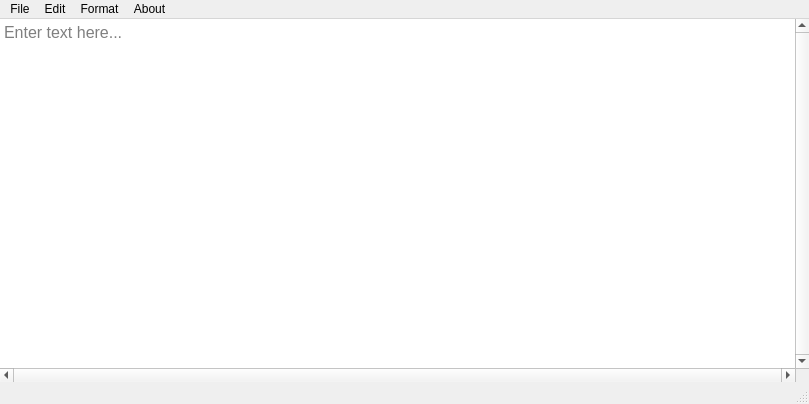
<?xml version="1.0" encoding="UTF-8"?>
<ui version="4.0">
 <class>MainWindow</class>
 <widget class="QMainWindow" name="MainWindow">
  <property name="geometry">
   <rect>
    <x>0</x>
    <y>0</y>
    <width>809</width>
    <height>404</height>
   </rect>
  </property>
  <property name="sizePolicy">
   <sizepolicy hsizetype="Preferred" vsizetype="Preferred">
    <horstretch>0</horstretch>
    <verstretch>0</verstretch>
   </sizepolicy>
  </property>
  <property name="windowTitle">
   <string>Untitled - qNotepad</string>
  </property>
  <widget class="QWidget" name="centralwidget">
   <property name="sizePolicy">
    <sizepolicy hsizetype="Ignored" vsizetype="Ignored">
     <horstretch>0</horstretch>
     <verstretch>0</verstretch>
    </sizepolicy>
   </property>
   <property name="autoFillBackground">
    <bool>true</bool>
   </property>
   <layout class="QHBoxLayout" name="horizontalLayout">
    <property name="leftMargin">
     <number>0</number>
    </property>
    <property name="topMargin">
     <number>0</number>
    </property>
    <property name="rightMargin">
     <number>0</number>
    </property>
    <property name="bottomMargin">
     <number>0</number>
    </property>
    <item>
     <widget class="QTextEdit" name="textEdit">
      <property name="sizePolicy">
       <sizepolicy hsizetype="Ignored" vsizetype="Ignored">
        <horstretch>0</horstretch>
        <verstretch>0</verstretch>
       </sizepolicy>
      </property>
      <property name="minimumSize">
       <size>
        <width>0</width>
        <height>0</height>
       </size>
      </property>
      <property name="sizeIncrement">
       <size>
        <width>0</width>
        <height>0</height>
       </size>
      </property>
      <property name="baseSize">
       <size>
        <width>0</width>
        <height>0</height>
       </size>
      </property>
      <property name="font">
       <font>
        <pointsize>12</pointsize>
       </font>
      </property>
      <property name="layoutDirection">
       <enum>Qt::LayoutDirection::LeftToRight</enum>
      </property>
      <property name="autoFillBackground">
       <bool>true</bool>
      </property>
      <property name="locale">
       <locale language="English" country="UnitedStates"/>
      </property>
      <property name="frameShape">
       <enum>QFrame::Shape::NoFrame</enum>
      </property>
      <property name="verticalScrollBarPolicy">
       <enum>Qt::ScrollBarPolicy::ScrollBarAlwaysOn</enum>
      </property>
      <property name="horizontalScrollBarPolicy">
       <enum>Qt::ScrollBarPolicy::ScrollBarAlwaysOn</enum>
      </property>
      <property name="sizeAdjustPolicy">
       <enum>QAbstractScrollArea::SizeAdjustPolicy::AdjustToContentsOnFirstShow</enum>
      </property>
      <property name="documentTitle">
       <string>filename</string>
      </property>
      <property name="lineWrapMode">
       <enum>QTextEdit::LineWrapMode::NoWrap</enum>
      </property>
      <property name="html">
       <string>&lt;!DOCTYPE HTML PUBLIC &quot;-//W3C//DTD HTML 4.0//EN&quot; &quot;http://www.w3.org/TR/REC-html40/strict.dtd&quot;&gt;
&lt;html&gt;&lt;head&gt;&lt;meta name=&quot;qrichtext&quot; content=&quot;1&quot; /&gt;&lt;meta charset=&quot;utf-8&quot; /&gt;&lt;title&gt;filename&lt;/title&gt;&lt;style type=&quot;text/css&quot;&gt;
p, li { white-space: pre-wrap; }
hr { height: 1px; border-width: 0; }
li.unchecked::marker { content: &quot;\2610&quot;; }
li.checked::marker { content: &quot;\2612&quot;; }
&lt;/style&gt;&lt;/head&gt;&lt;body style=&quot; font-family:'Segoe UI'; font-size:12pt; font-weight:400; font-style:normal;&quot;&gt;
&lt;p style=&quot;-qt-paragraph-type:empty; margin-top:12px; margin-bottom:12px; margin-left:0px; margin-right:0px; -qt-block-indent:0; text-indent:0px; font-size:9pt;&quot;&gt;&lt;br /&gt;&lt;/p&gt;&lt;/body&gt;&lt;/html&gt;</string>
      </property>
      <property name="overwriteMode">
       <bool>false</bool>
      </property>
      <property name="placeholderText">
       <string>Enter text here...</string>
      </property>
     </widget>
    </item>
   </layout>
  </widget>
  <widget class="QMenuBar" name="menubar">
   <property name="geometry">
    <rect>
     <x>0</x>
     <y>0</y>
     <width>809</width>
     <height>21</height>
    </rect>
   </property>
   <widget class="QMenu" name="menuFile">
    <property name="title">
     <string>File</string>
    </property>
    <addaction name="separator"/>
    <addaction name="actionCreate"/>
    <addaction name="actionNew"/>
    <addaction name="actionOpen"/>
    <addaction name="actionSave"/>
    <addaction name="actionSave_as"/>
    <addaction name="separator"/>
    <addaction name="actionPage_settings"/>
    <addaction name="actionPrint"/>
    <addaction name="separator"/>
    <addaction name="actionExit"/>
   </widget>
   <widget class="QMenu" name="menuEdit">
    <property name="title">
     <string>Edit</string>
    </property>
   </widget>
   <widget class="QMenu" name="menuFormat">
    <property name="title">
     <string>Format</string>
    </property>
    <addaction name="actionWord_Wrap"/>
    <addaction name="actionFont"/>
   </widget>
   <widget class="QMenu" name="menuAbout">
    <property name="title">
     <string>About</string>
    </property>
   </widget>
   <addaction name="menuFile"/>
   <addaction name="menuEdit"/>
   <addaction name="menuFormat"/>
   <addaction name="menuAbout"/>
  </widget>
  <widget class="QStatusBar" name="statusbar"/>
  <action name="actionSave">
   <property name="text">
    <string>Save</string>
   </property>
   <property name="shortcut">
    <string>Ctrl+S</string>
   </property>
  </action>
  <action name="actionSave_as">
   <property name="text">
    <string>Save as...</string>
   </property>
   <property name="shortcut">
    <string>Ctrl+Shift+S</string>
   </property>
  </action>
  <action name="actionNew">
   <property name="text">
    <string>New window</string>
   </property>
   <property name="shortcut">
    <string>Ctrl+Shift+N</string>
   </property>
  </action>
  <action name="actionOpen">
   <property name="text">
    <string>Open...</string>
   </property>
   <property name="shortcut">
    <string>Ctrl+O</string>
   </property>
  </action>
  <action name="actionExit">
   <property name="text">
    <string>Exit</string>
   </property>
   <property name="font">
    <font>
     <family>Segoe UI</family>
     <pointsize>9</pointsize>
     <bold>true</bold>
    </font>
   </property>
  </action>
  <action name="actionFont">
   <property name="text">
    <string>Font</string>
   </property>
  </action>
  <action name="actionCreate">
   <property name="text">
    <string>Create</string>
   </property>
   <property name="shortcut">
    <string>Ctrl+N</string>
   </property>
  </action>
  <action name="actionPage_settings">
   <property name="text">
    <string>Page settings</string>
   </property>
  </action>
  <action name="actionPrint">
   <property name="text">
    <string>Print...</string>
   </property>
   <property name="shortcut">
    <string>Ctrl+P</string>
   </property>
  </action>
  <action name="actionWord_Wrap">
   <property name="checkable">
    <bool>true</bool>
   </property>
   <property name="text">
    <string>Word Wrap</string>
   </property>
  </action>
 </widget>
 <resources/>
 <connections>
  <connection>
   <sender>actionExit</sender>
   <signal>triggered()</signal>
   <receiver>MainWindow</receiver>
   <slot>close()</slot>
   <hints>
    <hint type="sourcelabel">
     <x>-1</x>
     <y>-1</y>
    </hint>
    <hint type="destinationlabel">
     <x>399</x>
     <y>299</y>
    </hint>
   </hints>
  </connection>
 </connections>
</ui>
